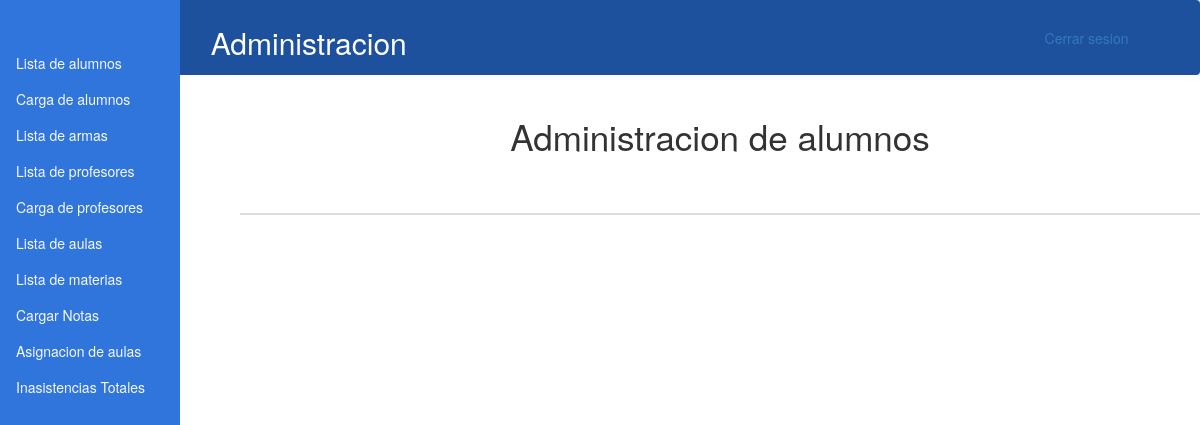
The page /dashboard.php (signed in) on the database as committed earlier.
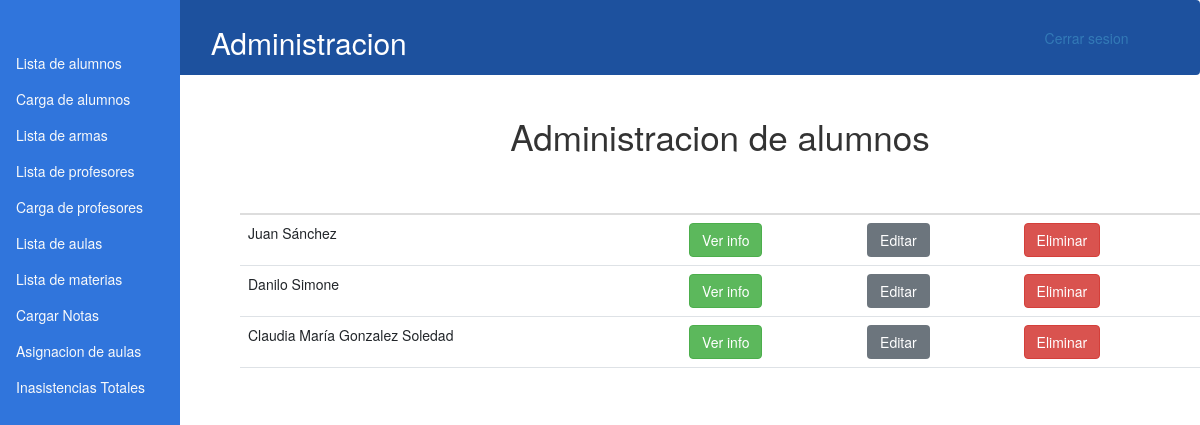
The same page on the database as committed later.
### tables this page shows
CREATE TABLE `alumnos` (
  `id_almn` int(20) NOT NULL,
  `dni_almn` int(20) NOT NULL,
  `nombre_almn` varchar(40) NOT NULL,
  `apellido_almn` varchar(40) NOT NULL,
  `sexo_almn` varchar(1) NOT NULL,
  `id_aula` int(20) DEFAULT NULL,
  `condicion_almn` int(1) NOT NULL
);

### dashboard.php (the view, shortened to what this page needs)
<!DOCTYPE html>
<html lang="en">
<head>
    <link rel="stylesheet" href="css/style.css">
    <link href="css/bootstrap-glyphicons.css" rel="stylesheet">
    <link href="css/bootstrap.min.css" rel="stylesheet">
    <link rel="stylesheet" href="css/w3.css">
    <link rel="stylesheet" href="https://maxcdn.bootstrapcdn.com/bootstrap/3.4.0/css/bootstrap.min.css">
</head>
<body>
    <?php
    include('header.php');
    ?>
    <div style="margin-left:20%">
        <div id="tabla1">
        <div class="display-4 d-flex justify-content-center h-100 align-items-center">Administracion de alumnos</div>
  <br>
  <br>
<table class="table">
  <thead>
    <tr>
      <th scope="col"></th>
      <th scope="col"></th>
      <th scope="col"></th>
      <th scope="col"></th>
    </tr>
  </thead>
  <tbody>
    <?php
    $query = mysqli_query($conn, "SELECT * FROM `alumnos` WHERE 1");
    while ($row = mysqli_fetch_assoc($query)) {
        $dni = $row['dni_almn'];
    ?>
    <tr>
      <td><?php echo $row['nombre_almn'].' '.$row['apellido_almn']; ?></td>
      <td>
        <button id="<?php echo $dni; ?>" value="<?php echo $dni; ?>" class="btn btn-success open">Ver info</button>
      </td>
      <td>
        <a href="modif_cde.php?id=<?php echo $dni; ?>"><button class="btn btn-secondary">Editar</button></a>
      </td>
      <td>
        <button class="eliminar btn btn-danger" id="<?php echo $dni ?>" value="<?php echo $dni ?>">Eliminar</button>
      </td>
    </tr>
    <?php
    };
    ?>
  </tbody>
</table>
        </div>
    </div>
</body>
</html>

Rows that differ between the two databases and show on the page:
added alumnos: nombre_almn "Juan", apellido_almn "Sánchez", $dni 45095322 (drawn)
added alumnos: nombre_almn "Danilo", apellido_almn "Simone", $dni 47025610 (drawn)
added alumnos: nombre_almn "Claudia María", apellido_almn "Gonzalez Soledad", $dni 43618723 (drawn)
